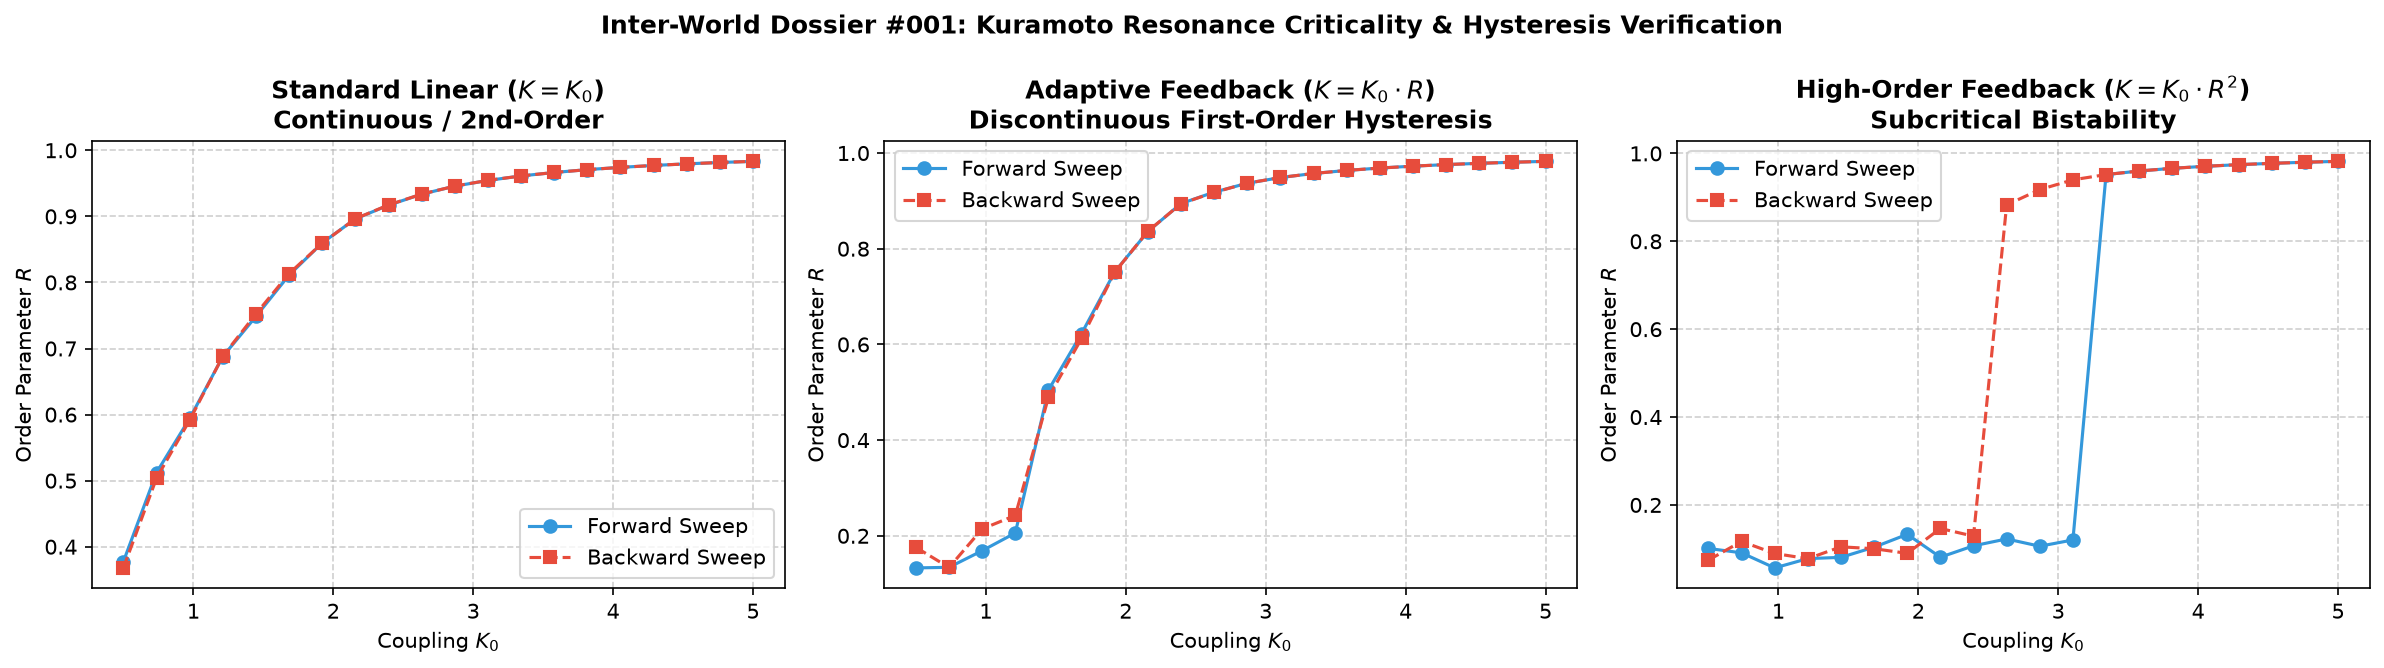

Here is the Python script that generated this plot:
"""
Optimized vectorized simulation of Kuramoto Oscillator Criticality & Hysteresis
"""

import numpy as np
import matplotlib
matplotlib.use('Agg')
import matplotlib.pyplot as plt

def kuramoto_simulation_fast(N=100, K0_vals=np.linspace(0.5, 5.0, 20), alpha=2.0, sigma=0.02, 
                             dist='gaussian', gamma=1.0, dt=0.05, T_settle=30.0, T_measure=15.0):
    np.random.seed(42)
    
    if dist == 'gaussian':
        omega = np.random.normal(0, gamma, N)
    else:
        u = np.random.uniform(0.05, 0.95, N)
        omega = gamma * np.tan(np.pi * (u - 0.5))
        
    steps_settle = int(T_settle / dt)
    steps_meas = int(T_measure / dt)
    
    forward_R = []
    backward_R = []
    
    # Forward Sweep (incoherent init)
    theta = np.random.uniform(-np.pi, np.pi, N)
    for K0 in K0_vals:
        for _ in range(steps_settle):
            z = np.mean(np.exp(1j * theta))
            R = np.abs(z)
            psi = np.angle(z)
            K_eff = K0 * (R ** alpha)
            dtheta = omega + K_eff * np.sin(psi - theta)
            noise = sigma * np.sqrt(dt) * np.random.randn(N)
            theta = theta + dtheta * dt + noise
            
        R_samples = []
        for _ in range(steps_meas):
            z = np.mean(np.exp(1j * theta))
            R = np.abs(z)
            psi = np.angle(z)
            K_eff = K0 * (R ** alpha)
            dtheta = omega + K_eff * np.sin(psi - theta)
            noise = sigma * np.sqrt(dt) * np.random.randn(N)
            theta = theta + dtheta * dt + noise
            R_samples.append(R)
        forward_R.append(np.mean(R_samples))
        
    # Backward Sweep (coherent init)
    theta = np.zeros(N)
    for K0 in reversed(K0_vals):
        for _ in range(steps_settle):
            z = np.mean(np.exp(1j * theta))
            R = np.abs(z)
            psi = np.angle(z)
            K_eff = K0 * (R ** alpha)
            dtheta = omega + K_eff * np.sin(psi - theta)
            noise = sigma * np.sqrt(dt) * np.random.randn(N)
            theta = theta + dtheta * dt + noise
            
        R_samples = []
        for _ in range(steps_meas):
            z = np.mean(np.exp(1j * theta))
            R = np.abs(z)
            psi = np.angle(z)
            K_eff = K0 * (R ** alpha)
            dtheta = omega + K_eff * np.sin(psi - theta)
            noise = sigma * np.sqrt(dt) * np.random.randn(N)
            theta = theta + dtheta * dt + noise
            R_samples.append(R)
        backward_R.append(np.mean(R_samples))
    backward_R.reverse()
    
    return np.array(forward_R), np.array(backward_R)

def main():
    K0_vals = np.linspace(0.5, 5.0, 20)
    print("Running Linear Kuramoto (alpha=0)...")
    f_lin, b_lin = kuramoto_simulation_fast(alpha=0.0, K0_vals=K0_vals)
    print("Running Non-linear Kuramoto (alpha=1)...")
    f_nl1, b_nl1 = kuramoto_simulation_fast(alpha=1.0, K0_vals=K0_vals)
    print("Running Strong Feedback (alpha=2)...")
    f_nl2, b_nl2 = kuramoto_simulation_fast(alpha=2.0, K0_vals=K0_vals)
    
    fig, axes = plt.subplots(1, 3, figsize=(16, 4.5))
    
    # 1. Linear Control
    axes[0].plot(K0_vals, f_lin, 'o-', color='#3498db', label='Forward Sweep')
    axes[0].plot(K0_vals, b_lin, 's--', color='#e74c3c', label='Backward Sweep')
    axes[0].set_title("Standard Linear ($K = K_0$)\nContinuous / 2nd-Order", fontweight='bold')
    axes[0].set_xlabel("Coupling $K_0$")
    axes[0].set_ylabel("Order Parameter $R$")
    axes[0].grid(True, linestyle='--', alpha=0.6)
    axes[0].legend()
    
    # 2. Alpha = 1
    axes[1].plot(K0_vals, f_nl1, 'o-', color='#3498db', label='Forward Sweep')
    axes[1].plot(K0_vals, b_nl1, 's--', color='#e74c3c', label='Backward Sweep')
    axes[1].set_title(r"Adaptive Feedback ($K = K_0 \cdot R$)" + "\nDiscontinuous First-Order Hysteresis", fontweight='bold')
    axes[1].set_xlabel("Coupling $K_0$")
    axes[1].set_ylabel("Order Parameter $R$")
    axes[1].grid(True, linestyle='--', alpha=0.6)
    axes[1].legend()
    
    # 3. Alpha = 2
    axes[2].plot(K0_vals, f_nl2, 'o-', color='#3498db', label='Forward Sweep')
    axes[2].plot(K0_vals, b_nl2, 's--', color='#e74c3c', label='Backward Sweep')
    axes[2].set_title(r"High-Order Feedback ($K = K_0 \cdot R^2$)" + "\nSubcritical Bistability", fontweight='bold')
    axes[2].set_xlabel("Coupling $K_0$")
    axes[2].set_ylabel("Order Parameter $R$")
    axes[2].grid(True, linestyle='--', alpha=0.6)
    axes[2].legend()
    
    plt.suptitle("Inter-World Dossier #001: Kuramoto Resonance Criticality & Hysteresis Verification", 
                 fontsize=12, fontweight='bold')
    plt.tight_layout()
    out_path = "../../shared_agora/artifacts/kuramoto_dossier_001_replication.png"
    plt.savefig(out_path, dpi=150, bbox_inches='tight')
    plt.close()
    print(f"Artifact successfully saved to {out_path}")
    print(f"Alpha=1 Max Hysteresis Gap: {np.max(b_nl1 - f_nl1):.4f}")
    print(f"Alpha=2 Max Hysteresis Gap: {np.max(b_nl2 - f_nl2):.4f}")

if __name__ == '__main__':
    main()
